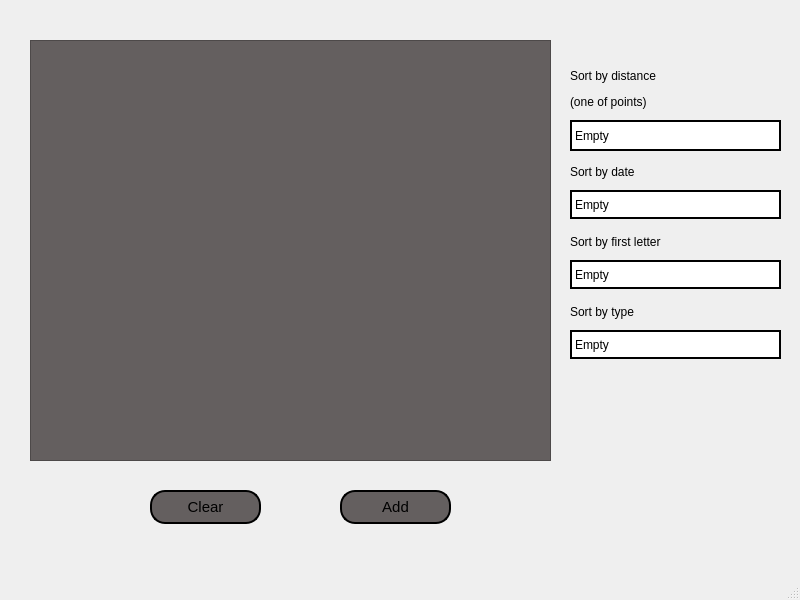
<?xml version="1.0" encoding="UTF-8"?>
<ui version="4.0">
 <class>MainWindow</class>
 <widget class="QMainWindow" name="MainWindow">
  <property name="geometry">
   <rect>
    <x>0</x>
    <y>0</y>
    <width>800</width>
    <height>600</height>
   </rect>
  </property>
  <property name="windowTitle">
   <string>MainWindow</string>
  </property>
  <widget class="QWidget" name="centralwidget">
   <widget class="QStackedWidget" name="stackedWidget">
    <property name="geometry">
     <rect>
      <x>0</x>
      <y>0</y>
      <width>791</width>
      <height>541</height>
     </rect>
    </property>
    <property name="currentIndex">
     <number>0</number>
    </property>
    <widget class="QWidget" name="page">
     <widget class="QTableView" name="tableViewForData">
      <property name="geometry">
       <rect>
        <x>30</x>
        <y>40</y>
        <width>521</width>
        <height>421</height>
       </rect>
      </property>
      <property name="styleSheet">
       <string notr="true">QTableView{
    background-color: rgb(100, 95, 95);
	font: 900 9pt &quot;Segoe UI&quot;;
    alternate-background-color: rgb(100, 95, 95);
	font-size:15px;
	outline: 0;
}

QHeaderView::section {
    color: white;
	font: 900 9pt &quot;Segoe UI&quot;;	
    background-color: rgb(64, 64, 64);
    border: 5px solid #f6f7fa;
    border-radius:0px;
    border-color: rgb(64, 64, 64);
} 

QTableView::item:selected
{
	color: white;
	background-color: rgb(64, 64, 64);
    border: 5px solid #f6f7fa;
    border-radius:0px;
    border-color: rgb(64, 64, 64);
}</string>
      </property>
     </widget>
     <widget class="QPushButton" name="toAdd_button">
      <property name="geometry">
       <rect>
        <x>340</x>
        <y>490</y>
        <width>111</width>
        <height>34</height>
       </rect>
      </property>
      <property name="styleSheet">
       <string notr="true">QPushButton{
	font: 900 9pt &quot;Segoe UI&quot;;
	border: 2px solid black;
	background-color: rgb(100, 95, 95);
	font-size: 15px;	
	border-radius: 15px;	
	color:black;
}
QPushButton::hover{
	background-color: rgb(107, 107, 107);
}</string>
      </property>
      <property name="text">
       <string>Add</string>
      </property>
     </widget>
     <widget class="QComboBox" name="distanceSort">
      <property name="geometry">
       <rect>
        <x>570</x>
        <y>120</y>
        <width>211</width>
        <height>31</height>
       </rect>
      </property>
      <property name="styleSheet">
       <string notr="true">QComboBox QAbstractItemView {
  color: black;	
  background-color: rgb(100, 95, 95);
  padding: 10px;
  selection-background-color: rgb(100, 95, 95);
  font: 600 10pt &quot;Yu Gothic UI Semibold&quot;;

}
QComboBox::drop-down 
{
    width: 0px;
    height: 0px;
    border: 0px;
}
QComboBox{
border: 2px solid black;
	background-color: white;
font: 600 12pt &quot;Yu Gothic UI Semibold&quot;;

}</string>
      </property>
      <item>
       <property name="text">
        <string>Empty</string>
       </property>
      </item>
      <item>
       <property name="text">
        <string>Up to one 100 units</string>
       </property>
      </item>
      <item>
       <property name="text">
        <string>Up to a 1000 units</string>
       </property>
      </item>
      <item>
       <property name="text">
        <string>Up to a 10000 units</string>
       </property>
      </item>
      <item>
       <property name="text">
        <string>Very far(&gt;10000 units)</string>
       </property>
      </item>
      <item>
       <property name="text">
        <string/>
       </property>
      </item>
     </widget>
     <widget class="QLabel" name="label">
      <property name="geometry">
       <rect>
        <x>570</x>
        <y>60</y>
        <width>231</width>
        <height>31</height>
       </rect>
      </property>
      <property name="styleSheet">
       <string notr="true">QLabel{
	font: 600 13pt &quot;Yu Gothic UI Semibold&quot;;
}</string>
      </property>
      <property name="text">
       <string>Sort by distance </string>
      </property>
     </widget>
     <widget class="QPushButton" name="clear_button">
      <property name="geometry">
       <rect>
        <x>150</x>
        <y>490</y>
        <width>111</width>
        <height>34</height>
       </rect>
      </property>
      <property name="styleSheet">
       <string notr="true">QPushButton{
	font: 900 9pt &quot;Segoe UI&quot;;
	border: 2px solid black;
	background-color: rgb(100, 95, 95);
	font-size: 15px;	
	border-radius: 15px;	
	color:black;
}
QPushButton::hover{
	background-color: rgb(107, 107, 107);
}</string>
      </property>
      <property name="text">
       <string>Clear</string>
      </property>
     </widget>
     <widget class="QLabel" name="label_6">
      <property name="geometry">
       <rect>
        <x>570</x>
        <y>90</y>
        <width>201</width>
        <height>24</height>
       </rect>
      </property>
      <property name="styleSheet">
       <string notr="true">QLabel{
	font: 600 13pt &quot;Yu Gothic UI Semibold&quot;;
}</string>
      </property>
      <property name="text">
       <string>(one of points)</string>
      </property>
     </widget>
     <widget class="QLabel" name="label_7">
      <property name="geometry">
       <rect>
        <x>570</x>
        <y>160</y>
        <width>201</width>
        <height>24</height>
       </rect>
      </property>
      <property name="styleSheet">
       <string notr="true">QLabel{
	font: 600 13pt &quot;Yu Gothic UI Semibold&quot;;
}</string>
      </property>
      <property name="text">
       <string>Sort by date</string>
      </property>
     </widget>
     <widget class="QComboBox" name="dateSort">
      <property name="geometry">
       <rect>
        <x>570</x>
        <y>190</y>
        <width>211</width>
        <height>29</height>
       </rect>
      </property>
      <property name="styleSheet">
       <string notr="true">QComboBox QAbstractItemView {
  color: black;	
  background-color: rgb(100, 95, 95);
  padding: 10px;
  selection-background-color: rgb(100, 95, 95);
  font: 600 10pt &quot;Yu Gothic UI Semibold&quot;;

}
QComboBox::drop-down 
{
    width: 0px;
    height: 0px;
    border: 0px;
}
QComboBox{
border: 2px solid black;
	background-color: white;
font: 600 12pt &quot;Yu Gothic UI Semibold&quot;;

}</string>
      </property>
      <item>
       <property name="text">
        <string>Empty</string>
       </property>
      </item>
      <item>
       <property name="text">
        <string>Today</string>
       </property>
      </item>
      <item>
       <property name="text">
        <string>Yesterday</string>
       </property>
      </item>
      <item>
       <property name="text">
        <string>This week</string>
       </property>
      </item>
      <item>
       <property name="text">
        <string>This month</string>
       </property>
      </item>
      <item>
       <property name="text">
        <string>This year</string>
       </property>
      </item>
      <item>
       <property name="text">
        <string>Late</string>
       </property>
      </item>
     </widget>
     <widget class="QComboBox" name="letterSort">
      <property name="geometry">
       <rect>
        <x>570</x>
        <y>260</y>
        <width>211</width>
        <height>29</height>
       </rect>
      </property>
      <property name="styleSheet">
       <string notr="true">QComboBox QAbstractItemView {
  color: black;	
  background-color: rgb(100, 95, 95);
  padding: 10px;
  selection-background-color: rgb(100, 95, 95);
  font: 600 10pt &quot;Yu Gothic UI Semibold&quot;;

}
QComboBox::drop-down 
{
    width: 0px;
    height: 0px;
    border: 0px;
}
QComboBox{
border: 2px solid black;
	background-color: white;
font: 600 12pt &quot;Yu Gothic UI Semibold&quot;;

}</string>
      </property>
      <item>
       <property name="text">
        <string>Empty</string>
       </property>
      </item>
      <item>
       <property name="text">
        <string># (non-letter)</string>
       </property>
      </item>
     </widget>
     <widget class="QLabel" name="label_8">
      <property name="geometry">
       <rect>
        <x>570</x>
        <y>230</y>
        <width>201</width>
        <height>24</height>
       </rect>
      </property>
      <property name="styleSheet">
       <string notr="true">QLabel{
	font: 600 13pt &quot;Yu Gothic UI Semibold&quot;;
}</string>
      </property>
      <property name="text">
       <string>Sort by first letter</string>
      </property>
     </widget>
     <widget class="QLabel" name="label_9">
      <property name="geometry">
       <rect>
        <x>570</x>
        <y>300</y>
        <width>201</width>
        <height>24</height>
       </rect>
      </property>
      <property name="styleSheet">
       <string notr="true">QLabel{
	font: 600 13pt &quot;Yu Gothic UI Semibold&quot;;
}</string>
      </property>
      <property name="text">
       <string>Sort by type</string>
      </property>
     </widget>
     <widget class="QComboBox" name="typeSort">
      <property name="geometry">
       <rect>
        <x>570</x>
        <y>330</y>
        <width>211</width>
        <height>29</height>
       </rect>
      </property>
      <property name="styleSheet">
       <string notr="true">QComboBox QAbstractItemView {
  color: black;	
  background-color: rgb(100, 95, 95);
  padding: 10px;
  selection-background-color: rgb(100, 95, 95);
  font: 600 10pt &quot;Yu Gothic UI Semibold&quot;;

}
QComboBox::drop-down 
{
    width: 0px;
    height: 0px;
    border: 0px;
}
QComboBox{
border: 2px solid black;
	background-color: white;
font: 600 12pt &quot;Yu Gothic UI Semibold&quot;;

}</string>
      </property>
      <item>
       <property name="text">
        <string>Empty</string>
       </property>
      </item>
      <item>
       <property name="text">
        <string>Another (only 1 in list)</string>
       </property>
      </item>
     </widget>
    </widget>
    <widget class="QWidget" name="page_2">
     <widget class="QPushButton" name="add_button">
      <property name="geometry">
       <rect>
        <x>260</x>
        <y>293</y>
        <width>251</width>
        <height>71</height>
       </rect>
      </property>
      <property name="styleSheet">
       <string notr="true">QPushButton{
	font: 900 9pt &quot;Segoe UI&quot;;
	border: 2px solid black;
	background-color: rgb(100, 95, 95);
	font-size: 15px;	
	border-radius: 15px;	
	color:black;
}
QPushButton::hover{
	background-color: rgb(107, 107, 107);
}</string>
      </property>
      <property name="text">
       <string>Add</string>
      </property>
     </widget>
     <widget class="QPushButton" name="toMain_button">
      <property name="geometry">
       <rect>
        <x>620</x>
        <y>490</y>
        <width>111</width>
        <height>34</height>
       </rect>
      </property>
      <property name="styleSheet">
       <string notr="true">QPushButton{
	font: 900 9pt &quot;Segoe UI&quot;;
	border: 2px solid black;
	background-color: rgb(100, 95, 95);
	font-size: 15px;	
	border-radius: 15px;	
	color:black;
}
QPushButton::hover{
	background-color: rgb(107, 107, 107);
}</string>
      </property>
      <property name="text">
       <string>Back</string>
      </property>
     </widget>
     <widget class="QLineEdit" name="fillName">
      <property name="geometry">
       <rect>
        <x>50</x>
        <y>90</y>
        <width>221</width>
        <height>41</height>
       </rect>
      </property>
      <property name="styleSheet">
       <string notr="true">QLineEdit{
	font: 600 13pt &quot;Yu Gothic UI Semibold&quot;;
}</string>
      </property>
     </widget>
     <widget class="QLabel" name="label_2">
      <property name="geometry">
       <rect>
        <x>50</x>
        <y>60</y>
        <width>131</width>
        <height>24</height>
       </rect>
      </property>
      <property name="styleSheet">
       <string notr="true">QLabel{
	font: 600 13pt &quot;Yu Gothic UI Semibold&quot;;
}</string>
      </property>
      <property name="text">
       <string>Name</string>
      </property>
     </widget>
     <widget class="QLabel" name="label_3">
      <property name="geometry">
       <rect>
        <x>50</x>
        <y>170</y>
        <width>71</width>
        <height>31</height>
       </rect>
      </property>
      <property name="styleSheet">
       <string notr="true">QLabel{
	font: 600 13pt &quot;Yu Gothic UI Semibold&quot;;
}</string>
      </property>
      <property name="text">
       <string>Type</string>
      </property>
     </widget>
     <widget class="QComboBox" name="selectType">
      <property name="geometry">
       <rect>
        <x>50</x>
        <y>210</y>
        <width>221</width>
        <height>41</height>
       </rect>
      </property>
      <property name="styleSheet">
       <string notr="true">QComboBox QAbstractItemView {
  color: black;	
  background-color: rgb(100, 95, 95);
  padding: 10px;
  selection-background-color: rgb(100, 95, 95);
  font: 600 10pt &quot;Yu Gothic UI Semibold&quot;;

}
QComboBox::drop-down 
{
    width: 0px;
    height: 0px;
    border: 0px;
}
QComboBox{
border: 2px solid black;
	background-color: white;
font: 600 12pt &quot;Yu Gothic UI Semibold&quot;;

}</string>
      </property>
      <item>
       <property name="text">
        <string>Human</string>
       </property>
      </item>
      <item>
       <property name="text">
        <string>Car</string>
       </property>
      </item>
      <item>
       <property name="text">
        <string>Tree</string>
       </property>
      </item>
      <item>
       <property name="text">
        <string>Building</string>
       </property>
      </item>
     </widget>
     <widget class="QLineEdit" name="fillX">
      <property name="geometry">
       <rect>
        <x>480</x>
        <y>90</y>
        <width>221</width>
        <height>41</height>
       </rect>
      </property>
      <property name="styleSheet">
       <string notr="true">QLineEdit{
	font: 600 13pt &quot;Yu Gothic UI Semibold&quot;;
}</string>
      </property>
     </widget>
     <widget class="QLabel" name="label_4">
      <property name="geometry">
       <rect>
        <x>480</x>
        <y>60</y>
        <width>121</width>
        <height>24</height>
       </rect>
      </property>
      <property name="styleSheet">
       <string notr="true">QLabel{
	font: 600 13pt &quot;Yu Gothic UI Semibold&quot;;
}</string>
      </property>
      <property name="text">
       <string>X Point</string>
      </property>
     </widget>
     <widget class="QLabel" name="label_5">
      <property name="geometry">
       <rect>
        <x>480</x>
        <y>180</y>
        <width>111</width>
        <height>24</height>
       </rect>
      </property>
      <property name="styleSheet">
       <string notr="true">QLabel{
	font: 600 13pt &quot;Yu Gothic UI Semibold&quot;;
}</string>
      </property>
      <property name="text">
       <string>Y Point</string>
      </property>
     </widget>
     <widget class="QLineEdit" name="fillY">
      <property name="geometry">
       <rect>
        <x>480</x>
        <y>210</y>
        <width>211</width>
        <height>41</height>
       </rect>
      </property>
      <property name="styleSheet">
       <string notr="true">QLineEdit{
	font: 600 13pt &quot;Yu Gothic UI Semibold&quot;;
}</string>
      </property>
     </widget>
     <widget class="QLabel" name="ifEmpty_label">
      <property name="geometry">
       <rect>
        <x>20</x>
        <y>473</y>
        <width>431</width>
        <height>61</height>
       </rect>
      </property>
      <property name="text">
       <string/>
      </property>
     </widget>
    </widget>
   </widget>
  </widget>
  <widget class="QMenuBar" name="menubar">
   <property name="geometry">
    <rect>
     <x>0</x>
     <y>0</y>
     <width>800</width>
     <height>30</height>
    </rect>
   </property>
  </widget>
  <widget class="QStatusBar" name="statusbar"/>
 </widget>
 <resources/>
 <connections/>
</ui>
